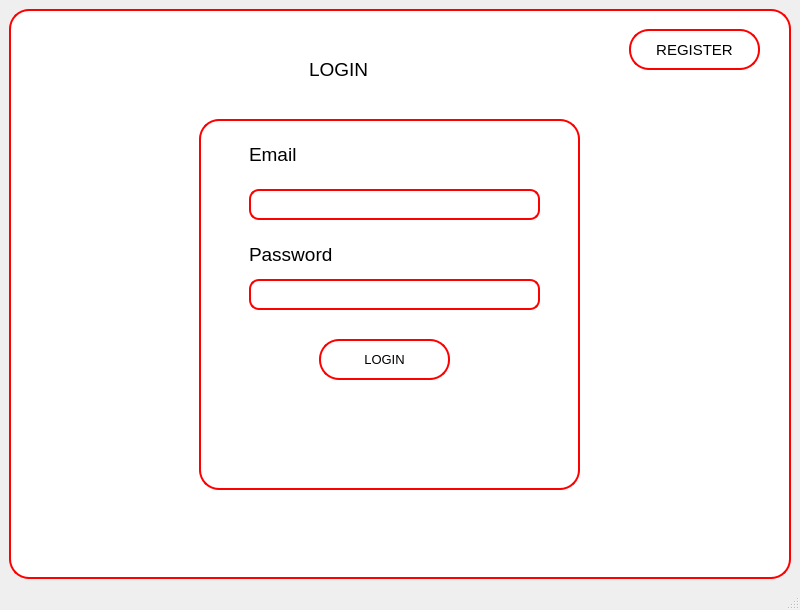
<?xml version="1.0" encoding="UTF-8"?>
<ui version="4.0">
 <class>MainWindow</class>
 <widget class="QMainWindow" name="MainWindow">
  <property name="geometry">
   <rect>
    <x>0</x>
    <y>0</y>
    <width>800</width>
    <height>610</height>
   </rect>
  </property>
  <property name="windowTitle">
   <string>MainWindow</string>
  </property>
  <widget class="QWidget" name="centralwidget">
   <layout class="QVBoxLayout" name="verticalLayout">
    <item>
     <widget class="QWidget" name="widget" native="true">
      <property name="font">
       <font>
        <pointsize>14</pointsize>
       </font>
      </property>
      <property name="styleSheet">
       <string notr="true">background-color: rgb(255, 255, 255);
border-radius: 20px;
border: 2px solid red;
color: rgb(0, 0, 0);</string>
      </property>
      <widget class="QWidget" name="widget_2" native="true">
       <property name="geometry">
        <rect>
         <x>190</x>
         <y>110</y>
         <width>381</width>
         <height>371</height>
        </rect>
       </property>
       <widget class="QLabel" name="label_2">
        <property name="geometry">
         <rect>
          <x>50</x>
          <y>20</y>
          <width>181</width>
          <height>31</height>
         </rect>
        </property>
        <property name="styleSheet">
         <string notr="true">border: 0px;
font: 12pt &quot;MS Shell Dlg 2&quot;;
color: rgb(0, 0, 0);</string>
        </property>
        <property name="text">
         <string>Email</string>
        </property>
       </widget>
       <widget class="QLabel" name="label_3">
        <property name="geometry">
         <rect>
          <x>50</x>
          <y>120</y>
          <width>181</width>
          <height>31</height>
         </rect>
        </property>
        <property name="styleSheet">
         <string notr="true">border: 0px;
font: 12pt &quot;MS Shell Dlg 2&quot;;
color: rgb(0, 0, 0);</string>
        </property>
        <property name="text">
         <string>Password</string>
        </property>
       </widget>
       <widget class="QLineEdit" name="le_Lg_email">
        <property name="geometry">
         <rect>
          <x>50</x>
          <y>70</y>
          <width>291</width>
          <height>31</height>
         </rect>
        </property>
        <property name="styleSheet">
         <string notr="true">border-radius: 10px;
color: rgb(0, 0, 0);
font: 10pt &quot;MS Shell Dlg 2&quot;;</string>
        </property>
       </widget>
       <widget class="QLineEdit" name="le_Lg_password">
        <property name="geometry">
         <rect>
          <x>50</x>
          <y>160</y>
          <width>291</width>
          <height>31</height>
         </rect>
        </property>
        <property name="styleSheet">
         <string notr="true">border-radius: 10px;
color: rgb(0, 0, 0);
font: 10pt &quot;MS Shell Dlg 2&quot;;</string>
        </property>
       </widget>
       <widget class="QPushButton" name="bt_Login">
        <property name="geometry">
         <rect>
          <x>120</x>
          <y>220</y>
          <width>131</width>
          <height>41</height>
         </rect>
        </property>
        <property name="font">
         <font>
          <pointsize>10</pointsize>
         </font>
        </property>
        <property name="styleSheet">
         <string notr="true">color: rgb(0, 0, 0);</string>
        </property>
        <property name="text">
         <string>LOGIN</string>
        </property>
       </widget>
      </widget>
      <widget class="QLabel" name="label">
       <property name="geometry">
        <rect>
         <x>300</x>
         <y>30</y>
         <width>171</width>
         <height>61</height>
        </rect>
       </property>
       <property name="styleSheet">
        <string notr="true">border: 0px;
font: 75 italic 25pt &quot;MS Sans Serif&quot;;
color: rgb(0, 0, 0);</string>
       </property>
       <property name="text">
        <string>LOGIN</string>
       </property>
      </widget>
      <widget class="QPushButton" name="bt_SignUp">
       <property name="geometry">
        <rect>
         <x>620</x>
         <y>20</y>
         <width>131</width>
         <height>41</height>
        </rect>
       </property>
       <property name="font">
        <font>
         <pointsize>11</pointsize>
        </font>
       </property>
       <property name="styleSheet">
        <string notr="true">color: rgb(0, 0, 0);</string>
       </property>
       <property name="text">
        <string>REGISTER</string>
       </property>
      </widget>
     </widget>
    </item>
   </layout>
  </widget>
  <widget class="QMenuBar" name="menubar">
   <property name="geometry">
    <rect>
     <x>0</x>
     <y>0</y>
     <width>800</width>
     <height>26</height>
    </rect>
   </property>
  </widget>
  <widget class="QStatusBar" name="statusbar"/>
 </widget>
 <resources/>
 <connections/>
</ui>
